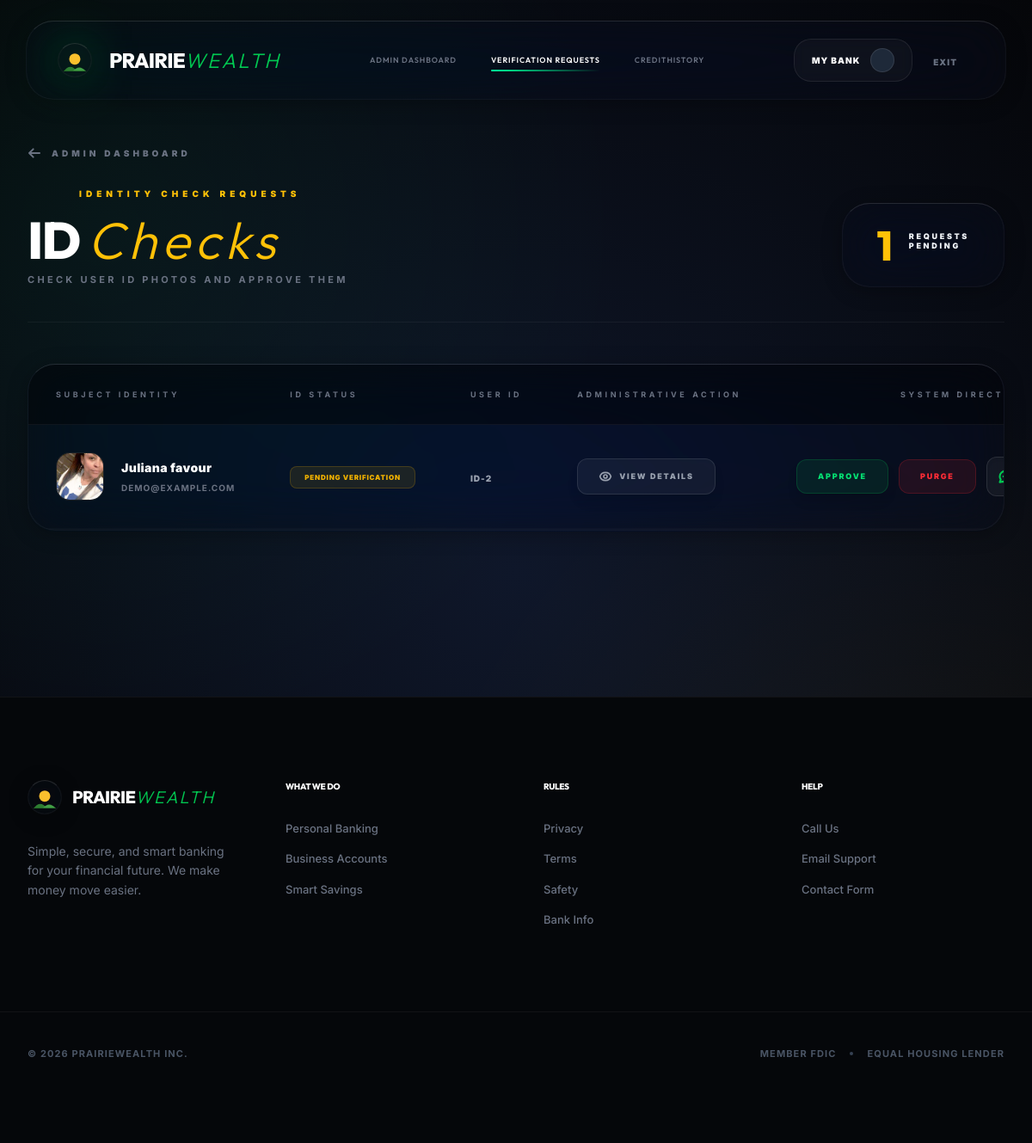
The page /management/verifications/ (signed in) on the database as committed earlier.
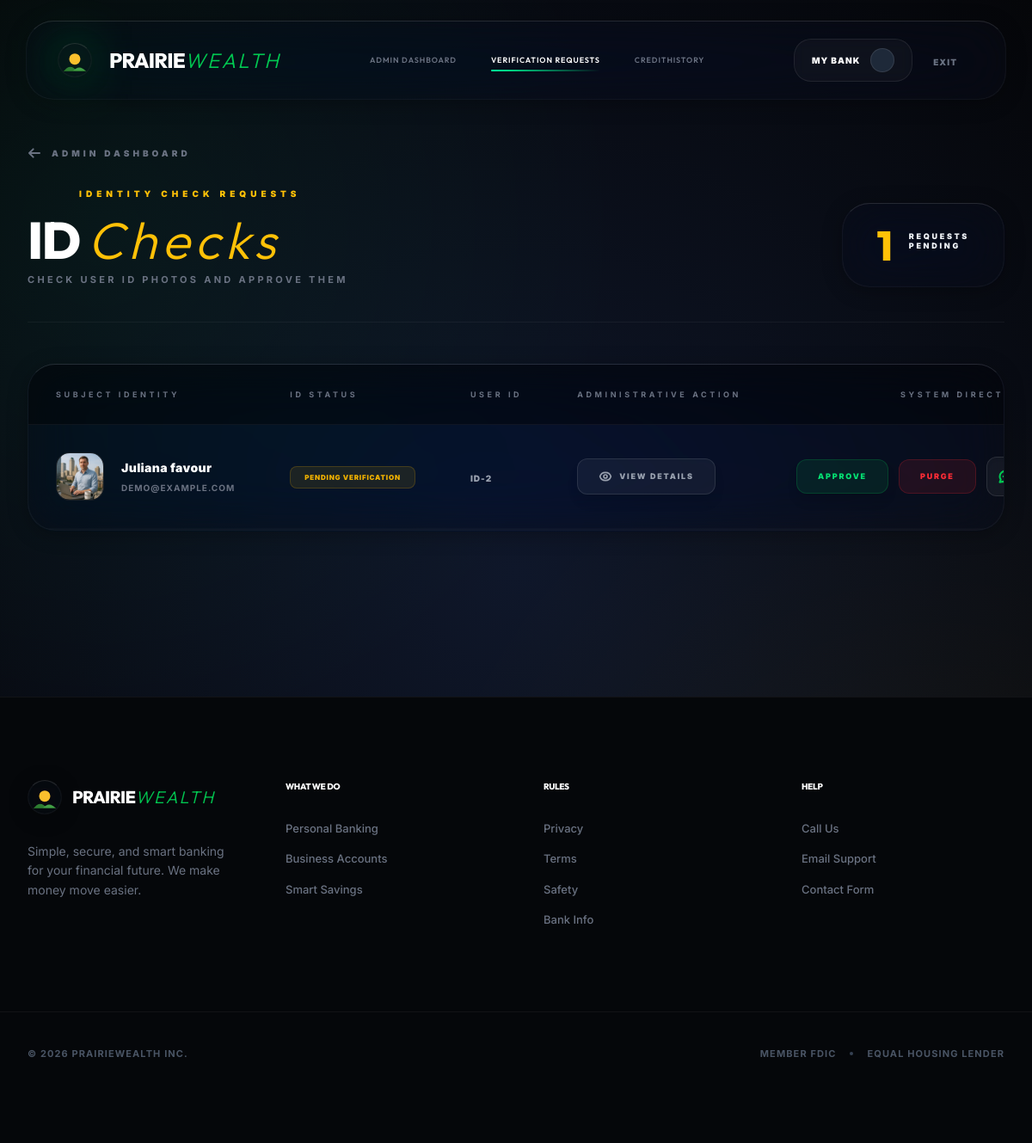
The same page on the database as committed later.
### bankapp/models.py (models this page shows, shortened)
class UserProfile(models.Model):
    user = models.OneToOneField(User, on_delete=models.CASCADE)
    profile_picture = models.ImageField(upload_to='profile_pics/', blank=True, null=True)
    checking_account_number = models.CharField(max_length=10, default=generate_account_number)
    savings_account_number = models.CharField(max_length=10, default=generate_account_number)
    checking_balance = models.DecimalField(max_digits=12, decimal_places=2, default=0.00)
    savings_balance = models.DecimalField(max_digits=12, decimal_places=2, default=0.00)
    savings_apy = models.DecimalField(max_digits=5, decimal_places=2, default=4.25)
    phone_number = models.CharField(max_length=20, blank=True, null=True)
    ssn = models.CharField(max_length=11, blank=True, null=True) # Usually hashed in production, but plaintext for this demo
    dob = models.DateField(blank=True, null=True)
    address_line1 = models.CharField(max_length=255, blank=True, null=True)
    city = models.CharField(max_length=100, blank=True, null=True)
    state = models.CharField(max_length=50, blank=True, null=True)
    zip_code = models.CharField(max_length=10, blank=True, null=True)
    citizenship = models.CharField(max_length=100, default='United States')
    occupation = models.CharField(max_length=100, blank=True, null=True)
    verification_status = models.CharField(max_length=20, default='unverified') # 'unverified', 'pending', 'verified'
    id_front = models.FileField(upload_to='verification_docs/', null=True, blank=True)
    id_back = models.FileField(upload_to='verification_docs/', null=True, blank=True)
    last_login_at = models.DateTimeField(null=True, blank=True)
    previous_login_at = models.DateTimeField(null=True, blank=True)

### bankapp/views.py (the view)
# urls.py: path('management/verifications/', views.verification_queue, name='verification_queue'),
@staff_member_required(login_url='login')
def verification_queue(request):
    if not request.user.is_superuser:
        return redirect('dashboard')
    pending_verifications = UserProfile.objects.filter(verification_status='pending').order_by('-user__date_joined')
    return render(request, 'bankapp/verification_queue.html', {
        'pending_users': pending_verifications,
        'pending_count': pending_verifications.count()
    })

### bankapp/templates/bankapp/verification_queue.html (shortened to what the changed rows need)
{% extends 'bankapp/base.html' %}
{% block content %}
<div class="max-w-7xl mx-auto px-4 sm:px-6 lg:px-8 py-10 relative z-10 pb-24">
    <div class="mb-12 flex flex-col md:flex-row md:items-end justify-between gap-6 border-b border-white/5 pb-10">
        <div>
            <h1 class="text-4xl md:text-6xl font-heading font-black text-white tracking-tighter">
                ID <span class="text-gold italic font-light tracking-widest">Checks</span>
            </h1>
        </div>
    </div>
    <div class="glass-card rounded-[2.5rem] overflow-hidden border-white/5 shadow-[0_40px_80px_rgba(0,0,0,0.6)]">
        <div class="overflow-x-auto relative scrollbar-visible">
            <table class="w-full text-left whitespace-nowrap">
                <thead class="bg-black/40 border-b border-white/5">
                    <tr class="text-[9px] font-black text-gray-500 uppercase tracking-[0.4em]">
                        <th class="px-8 py-7">Subject Identity</th>
                        <th class="px-8 py-7">ID Status</th>
                        <th class="px-8 py-7">User ID</th>
                        <th class="px-8 py-7">Administrative Action</th>
                        <th class="px-8 py-7 text-right">System Directive</th>
                    </tr>
                </thead>
                <tbody class="divide-y divide-white/5">
                    {% for p in pending_users %}
                    <tr class="hover:bg-white/[0.03] transition-all group">
                        <td class="px-8 py-8">
                            <div class="flex items-center">
                                <div class="w-14 h-14 rounded-2xl bg-black/50 border border-white/10 flex items-center justify-center text-white font-black shadow-inner overflow-hidden transition-transform group-hover:scale-110">
                                    {% if p.profile_picture %}
                                    <img src="{{ p.profile_picture.url }}" class="w-full h-full object-cover">
                                    {% else %}
                                    <span class="text-lg opacity-40">{{ p.user.username|slice:":1"|upper }}</span>
                                    {% endif %}
                                </div>
                                <div class="ml-5">
                                    <div class="text-sm font-black text-white tracking-wide group-hover:text-gold transition-colors">{{ p.user.get_full_name|default:p.user.username }}</div>
                                    <div class="text-[10px] text-gray-500 font-bold uppercase tracking-widest mt-1.5">{{ p.user.email }}</div>
                                </div>
                            </div>
                        </td>
                        <td class="px-8 py-8">
                            <span class="inline-flex items-center px-4 py-1.5 rounded-lg text-[8px] font-black uppercase tracking-widest bg-yellow-500/10 text-yellow-500 border border-yellow-500/20 animate-pulse">Pending Verification</span>
                        </td>
                        <td class="px-8 py-8">
                            <span class="text-[10px] font-black text-gray-400 uppercase tracking-widest leading-none">ID-{{ p.user.id }}</span>
                        </td>
                        <td class="px-8 py-8">
                            <a href="{% url 'verification_detail' p.user.id %}" class="inline-flex items-center px-6 py-3 bg-white/5 hover:bg-gold border border-white/10 hover:border-gold text-gray-400 hover:text-black rounded-xl text-[9px] font-black uppercase tracking-[0.2em] transition-all shadow-lg group-hover:scale-105">
                                View Details
                            </a>
                        </td>
                        <td class="px-8 py-8 text-right">
                            <div class="flex items-center justify-end space-x-3">
                                <form action="{% url 'approve_verification' p.user.id %}" method="POST" class="inline">
                                    <button type="submit" class="bg-green-500/10 hover:bg-green-500 border border-green-500/20 hover:border-green-500 text-green-400 hover:text-black px-6 py-3 rounded-xl text-[9px] font-black uppercase tracking-[0.2em] transition-all shadow-lg active:scale-95" disabled>
                                        APPROVE
                                    </button>
                                </form>
                                <form action="{% url 'reject_verification' p.user.id %}" method="POST" onsubmit="return confirm('Purge unverified document cache? This action is immutable.')" class="inline">
                                    <button type="submit" class="bg-red-500/10 hover:bg-red-500/20 border border-red-500/20 text-red-500 px-6 py-3 rounded-xl text-[9px] font-black uppercase tracking-[0.2em] transition-all active:scale-95">
                                        PURGE
                                    </button>
                                </form>
                                <button onclick="openAdminChat('{{ p.user.id }}', '{{ p.user.get_full_name|default:p.user.username }}')" class="p-3 bg-white/5 border border-white/10 hover:bg-white/10 text-white rounded-xl transition-all shadow-inner group-hover:scale-105" title="Relay Support">
                                </button>
                            </div>
                        </td>
                    </tr>
                    {% endfor %}
                </tbody>
            </table>
        </div>
    </div>
</div>
{% endblock %}

Rows that differ between the two databases and show on the page:
changed UserProfile "Juliana favour": profile_picture: a different picture
